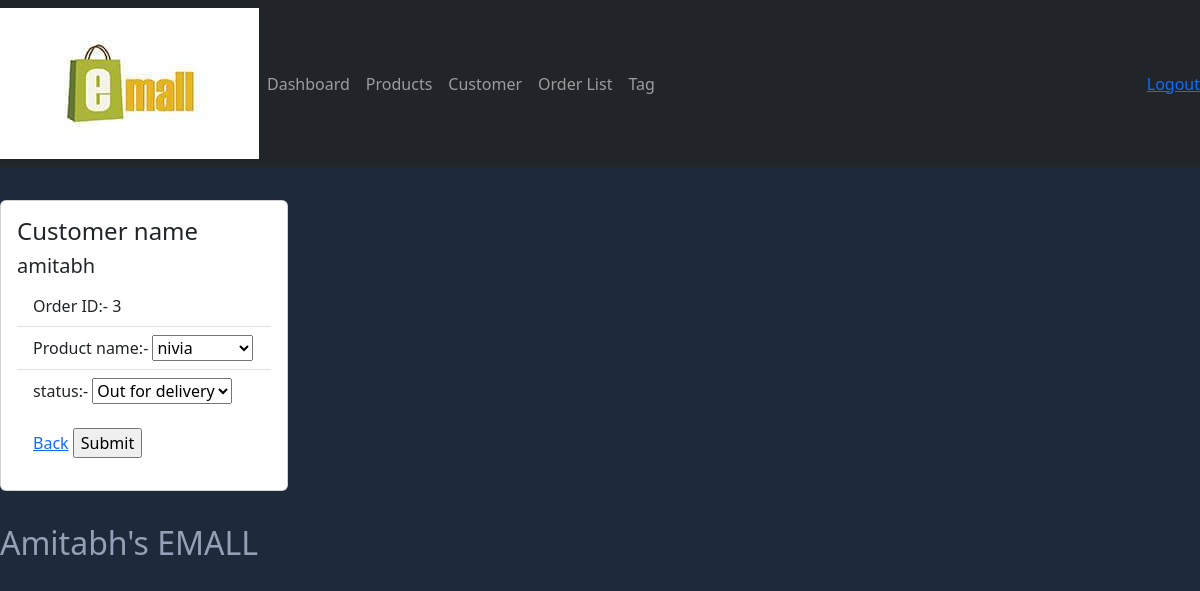
/updateorder/3/ (signed in), run on the app's committed database.
### account/models.py (models this page shows, shortened)
class Customer(models.Model):
    name=models.CharField(max_length=100)
    phone=models.CharField(max_length=100)
    email=models.CharField(max_length=200)
    date_created=models.DateTimeField(auto_now_add=True,null=True)

class Order(models.Model):
    STATUS=(
        ('Pending','Pending'),
        ('Out for delivery','Out for delivery'),
        ('Delivered','Delivered')
    )
    customer=models.ForeignKey(Customer,null=True,on_delete=models.CASCADE)
    product=models.ForeignKey(Product,null=True,on_delete=models.CASCADE)
    date_created=models.DateTimeField(auto_now_add=True,null=True)
    status=models.CharField(max_length=100,null=True,choices=STATUS)

### account/views.py (the view)
# urls.py: path('updateorder/<str:pk>/',views.updateorder,name='updateorder'),
@login_required(login_url='login')
def updateorder(request,pk):
    order=Order.objects.get(id=pk)
    if request.method=="POST":
        form=UpdateOrder(request.POST,instance=order)
        if form.is_valid():
            instance=form.save(commit=False)
            instance.customer=order.customer
            instance.save()
            return redirect('/')
    else:
        form=UpdateOrder(instance=order)
    context={'form':form,'order':order,'customer_name':order.customer.name}
    return render(request,'account/update_order.html',context)

### account/forms.py
class UpdateOrder(ModelForm):
    class Meta:
        model=Order
        exclude=['customer']

### account/models.py (called while the page is built)
    def __str__(self):
        return self.name

### templates/account/update_order.html (shortened to what this page needs)
{% extends 'main.html' %}
{% load static %}
{% block content %}
<div class="card" style="width: 18rem;">
  <div class="card-body">
    <h4 class="card-title">Customer name</h4>
    <h5 class="card-title">{{customer_name}}</h5>
    <form action=""method="POST">
    <ul class="list-group list-group-flush">
    <li class="list-group-item">Order ID:- {{order.id}}</li>
    <li class="list-group-item">Product name:- {{form.product}}</li>
    <li class="list-group-item">status:- {{form.status}}</li>
  </ul>
  <div class="card-body">
    <a href="{% url 'home' %}" class="card-link">Back</a>
    <input type="submit" name="submit">
  </div>
    </form>
    </div>
</div>
{% endblock %}

### static/css/main.css (style rules this page uses)
body { background-color: rgb(30, 41, 59); }

### data on the page
Customer: name "amitabh"
Order: id "3", product "nivia", status "Out for delivery"
